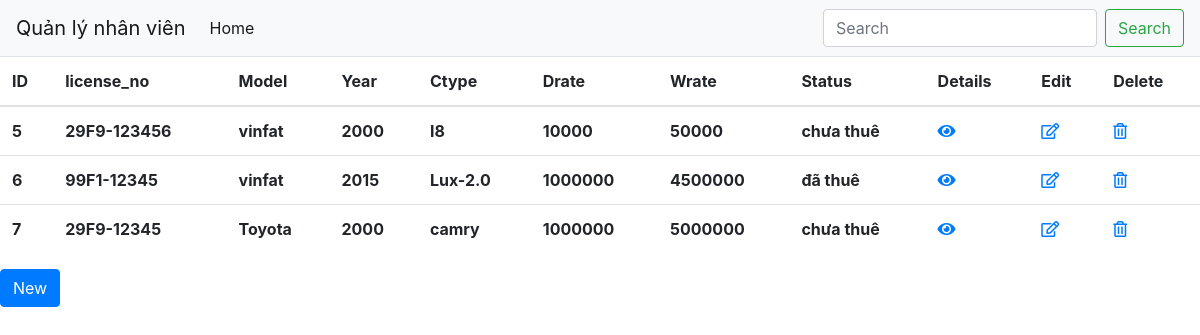
The page / on the database its author committed.
### tables this page shows
CREATE TABLE `cars` (
  `vehicle_id` int(11) NOT NULL,
  `license_no` varchar(15) NOT NULL,
  `model` varchar(255) NOT NULL,
  `year` year(4) NOT NULL,
  `ctype` varchar(255) NOT NULL,
  `drate` int(10) NOT NULL,
  `wrate` int(15) NOT NULL,
  `status` varchar(255) NOT NULL
);

### src/index.php (the view)
<?php
    include('header.php');
    $result = mysqli_query($conn,"SELECT * FROM cars");
    if(mysqli_num_rows($result) > 0){
        $car = mysqli_fetch_all($result);
    }else echo 'Không đổ ra dữ liệu';
?>
    <table class="table">
        <thead>
            <tr>
                <th>ID</th>
                <th>license_no</th>
                <th>Model</th>
                <th>Year</th>
                <th>Ctype</th>
                <th>Drate</th>
                <th>Wrate</th>
                <th>Status</th>
                <th>Details</th>
                <th>Edit</th>
                <th>Delete</th>
            </tr>
        </thead>
        <tbody>
            <?php
                foreach($car as $i){
            ?>
            <tr>
                <th><?php echo $i[0]; ?></th>
                <th><?php echo $i[1]; ?></th>
                <th><?php echo $i[2]; ?></th>
                <th><?php echo $i[3]; ?></th>
                <th><?php echo $i[4]; ?></th>
                <th><?php echo $i[5]; ?></th>
                <th><?php echo $i[6]; ?></th>
                <th><?php echo $i[7]; ?></th>
                <th><a href="details.php?id=<?php echo $i[0];?>"><i class="fas fa-eye"></i></a></th>
                <th><a href="edit.php?id=<?php echo $i[0];?>"><i class="far fa-edit"></i></a></th>
                <th><a href="delete.php?id=<?php echo $i[0];?>"><i class="far fa-trash-alt"></i></a></th>
            </tr>
            <?php
                }
            ?>
        </tbody>
    </table>
    <form method="POST" action="create.php">
        <button type="submit" class="btn btn-primary">New</button>
    </form>
<?php
    include('footer.php');
?>

### src/header.php (shortened to what this page needs)
<!doctype html>
<html lang="en">
  <head>
    <link rel="stylesheet" href="https://pro.fontawesome.com/releases/v5.10.0/css/all.css"/>
    <link rel="stylesheet" href="https://stackpath.bootstrapcdn.com/bootstrap/4.3.1/css/bootstrap.min.css">
  </head>
  <body>
        <nav class="navbar navbar-expand-sm navbar-light bg-light">
            <a class="navbar-brand" href="#">Quản lý nhân viên</a>
            <div class="collapse navbar-collapse" id="collapsibleNavId">
                <ul class="navbar-nav mr-auto mt-2 mt-lg-0">
                    <li class="nav-item active">
                        <a class="nav-link" href="index.php">Home</a>
                    </li>
                </ul>
                <form class="form-inline my-2 my-lg-0">
                    <input class="form-control mr-sm-2" type="text" placeholder="Search">
                    <button class="btn btn-outline-success my-2 my-sm-0" type="submit">Search</button>
                </form>
            </div>
        </nav>

### src/footer.php (shortened to what this page needs)
  </body>
</html>

### rows shown on the page
cars: vehicle_id "5", license_no "29F9-123456", model "vinfat", year "2000", ctype "I8", drate "10000", wrate "50000", status "chưa thuê"
cars: vehicle_id "6", license_no "99F1-12345", model "vinfat", year "2015", ctype "Lux-2.0", drate "1000000", wrate "4500000", status "đã thuê"
cars: vehicle_id "7", license_no "29F9-12345", model "Toyota", year "2000", ctype "camry", drate "1000000", wrate "5000000", status "chưa thuê"
